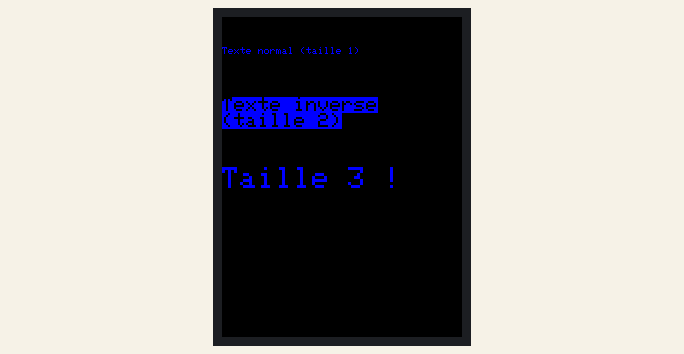
Recording of a sketch running on a simulated Arduino Uno, built with avr-gcc and run on an emulated ATmega328P. Shown: 240×320 colour display.

Above: at 0.3 s.
At 1.4 s:
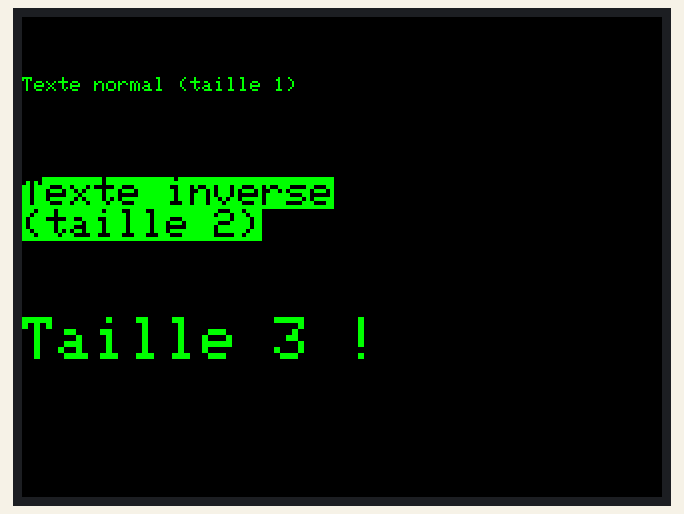
At 2.5 s:
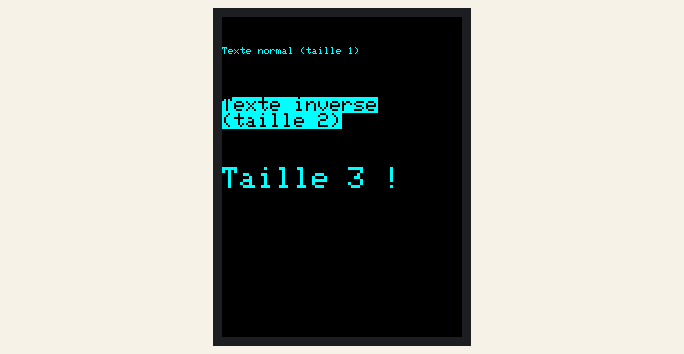
At 3.6 s:
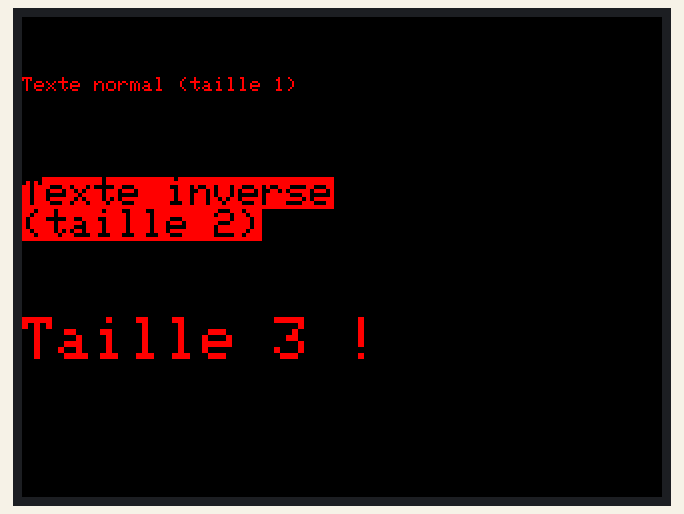
At 5.8 s:
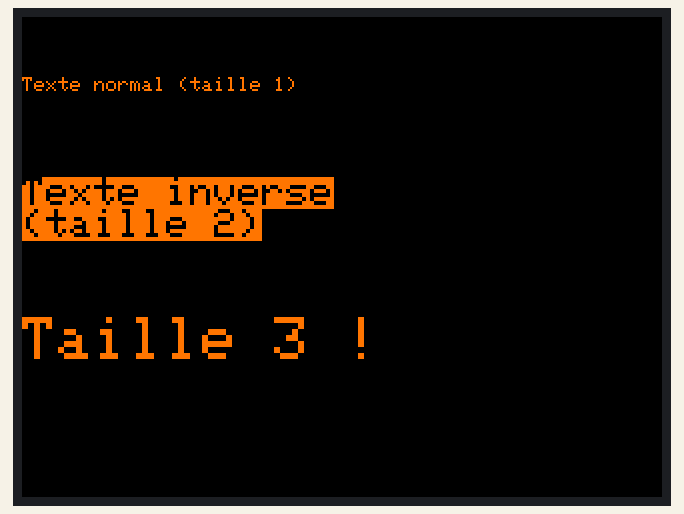
At 8.0 s:
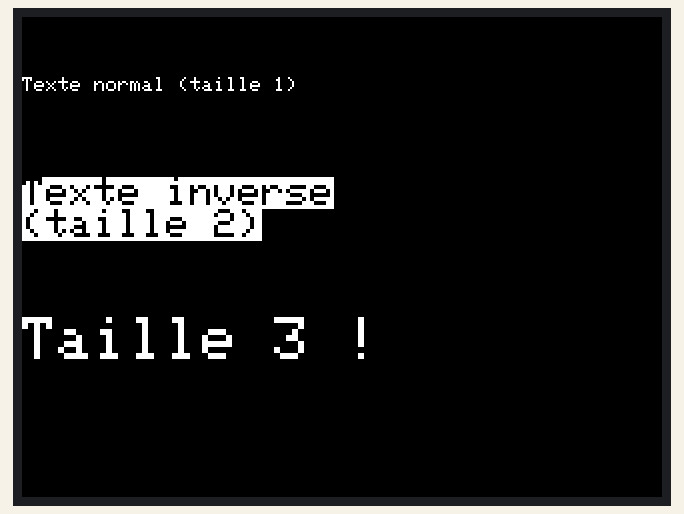

Measured:
- by itself, everything shown: repeats every 8.8 s, in 16 steps
- what the display in image 0 shows lasts 1.0 s, from 0.2 s to 1.2 s

The sketch:

prg1-ArduinoUno-TFT_ILI9341-ecriture-texte-et-rotation.ino
```cpp
// (licence header left out)
// Inclusion des librairies dont nous aurons besoin ici
#include <Adafruit_GFX.h>
#include <Adafruit_ILI9341.h>

// Définition des broches utilisées ici (hors pins SPI)
#define TFT_CS    10            // Pin D10 de l'Arduino -> broche CS de l'écran TFT
#define TFT_RST   9             // Pin D9  de l'Arduino -> broche RESET de l'écran TFT (aussi nommée RST, dans certains cas)
#define TFT_DC    8             // Pin D8  de l'Arduino -> broche DC de l'écran TFT

// Définition des couleurs utilisées ici
#define NOIR      0x0000
#define BLEU      0x001F
#define VERT      0x07E0
#define CYAN      0x07FF
#define ROUGE     0xF800
#define MAGENTA   0xF81F
#define ORANGE    0xFBA0
#define JAUNE     0xFFE0
#define BLANC     0xFFFF

// Initialisation de l’écran TFT (contrôleur ILI9341)
Adafruit_ILI9341 tft = Adafruit_ILI9341(TFT_CS, TFT_DC, TFT_RST);     // Le reste = SPI matériel (hardware spi), donc il ne faut pas le renseigner ;
                                                                      // sinon on passerait en émulation logicielle (software spi)

// Tableau de couleurs possibles ici, à personnaliser/compléter selon ses envies (avec son index correspondant, pour les faire afficher l'une après l'autres)
uint16_t couleurs[] = {BLEU, VERT, CYAN, ROUGE, MAGENTA, ORANGE, JAUNE, BLANC};
uint8_t indexCouleur = 0;
uint8_t nombreDeCouleursPossibles;


// ========================
// Initialisation programme
// ========================
void setup() {

  // Initialisation de l’écran
  tft.begin();

  // Calcul du nombre de différentes couleurs à gérer
  nombreDeCouleursPossibles = sizeof(couleurs) / sizeof(uint16_t);      // Pour avoir le nombre d'éléments présents dans notre "tableau" de couleurs, il faut
                                                                        // diviser la taille totale de ce tableau, par la taille de chaque élément de ce tableau
}


// =================
// Boucle principale
// =================
void loop() {

  // Parcours des 4 orientations d'écran possible (rotation de 90° à chaque fois, donc)
  for (int rotation = 0; rotation < 4; rotation++) {
    // Nota : démarrage portrait, puis tourne de 90 en 90°, en sens horaire

    // Fixation du sens de rotation souhaité
    tft.setRotation(rotation);

    // Effacement de l'écran
    tft.fillScreen(NOIR);

    // Affichage de texte en mode "normal" (écriture selon couleur choisie, sur fond noir, par exemple)
    tft.setCursor(0, 30);
    tft.setTextColor(couleurs[indexCouleur], NOIR);   // Nota : on aurait pu simplement écrire "tft.setTextColor(couleurs[indexCouleur])", sans préciser la couleur du fond,
    tft.setTextSize(1);                               //        car celui-ci est déjà noir (cf. fonction setup plus haut) ; ainsi, on écrirait en "transparence", au niveau
    tft.println("Texte normal (taille 1)");           //        de l'arrière plan du texte (très utile, si vous souhaitez un jour écrire du texte sur une image, par exemple)

    // Affichage de texte en mode inversé (écriture noire, sur fond de la couleur choisie)
    tft.setCursor(0, 80);
    tft.setTextSize(2);
    tft.setTextColor(NOIR, couleurs[indexCouleur]); // Texte noir sur fond blanc
    tft.println("Texte inverse");
    tft.println("(taille 2)");

    // Et... un affichage en taille 3, histoire de montrer ce que ça donne !
    tft.setCursor(0, 150);
    tft.setTextColor(couleurs[indexCouleur], NOIR);
    tft.setTextSize(3);
    tft.println("Taille 3 !");

    // Attente d'une seconde, avant de reboucler
    delay(1000);

    // Et changement de couleur, pour le prochain tour !
    indexCouleur++;
    if(indexCouleur >= nombreDeCouleursPossibles) indexCouleur = 0;
  }

}
```
